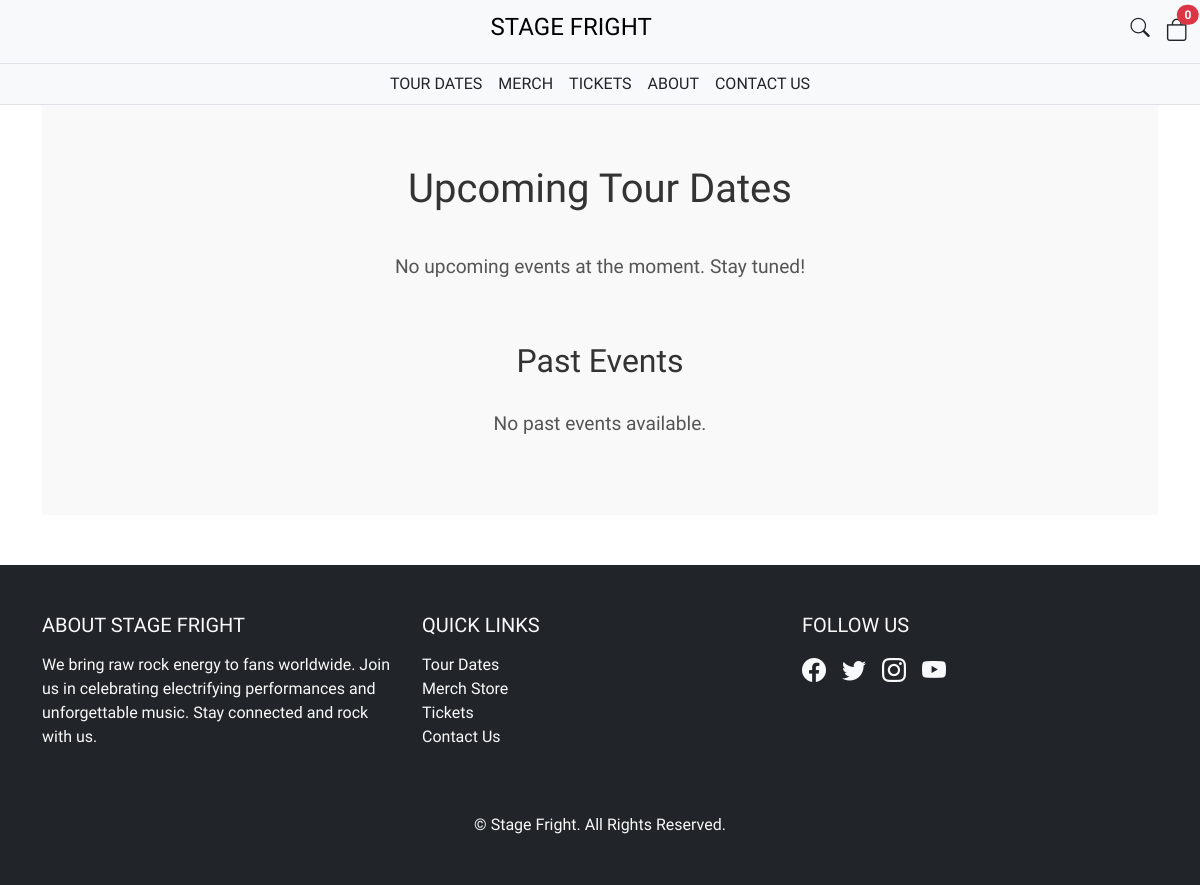
Page /tour-dates/ on the earlier database version.
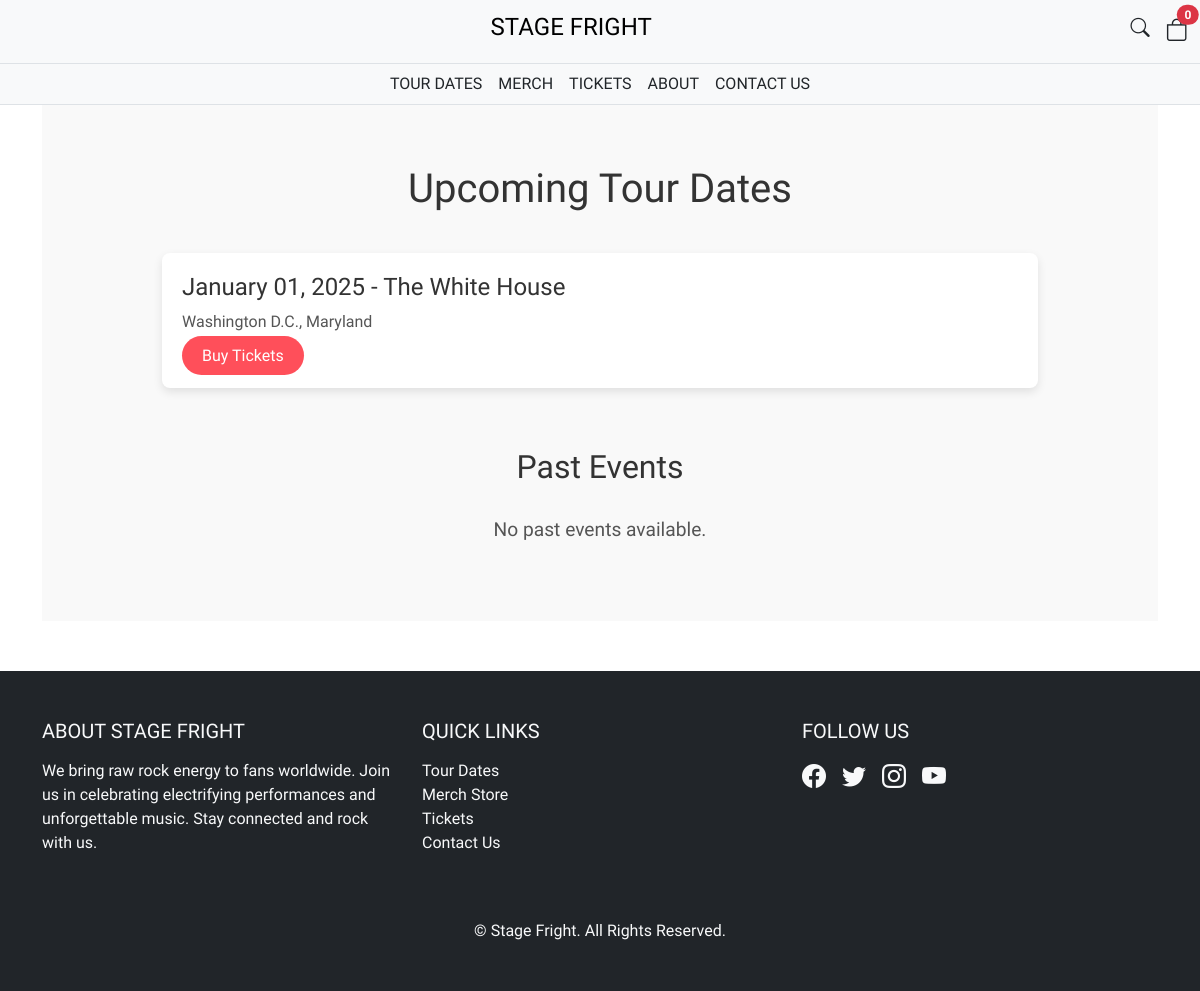
Same page on the later database version.
### store/models.py (models this page shows, shortened)
class UpcomingTourDates(models.Model):
  date = models.DateTimeField(auto_now_add=False)
  venue = models.CharField(max_length=200, null=True)
  city = models.CharField(max_length=200, null=True)
  state = models.CharField(max_length=200, null=True)

### store/views.py (the view)
# urls.py: path('tour-dates/', views.tourdates, name="tour-dates"),
def tourdates(request):
  data = cartData(request)
  cartItems = data['cartItems']
  upcoming_events = UpcomingTourDates.objects.all().order_by('date')
  past_events = PastEvents.objects.all().order_by("-date")
  products = Product.objects.all()
  context = {'products': products, 'cartItems': cartItems, 'upcoming_events': upcoming_events, 'past_events': past_events}
  return render(request, 'store/tourdates.html', context)

### store/utils.py (called while the page is built, shortened)
def cookieCart(request):
  try:
    cart = json.loads(request.COOKIES['cart'])
  except:
    cart = {}
  items = []
  order = {'get_cart_total': 0, 'get_cart_items': 0, 'shipping': False}
  cartItems = order['get_cart_items']
  return {'cartItems': cartItems, 'order': order, 'items': items}

def cartData(request):
  if request.user.is_authenticated:
    customer = request.user.customer
    order, created = Order.objects.get_or_create(customer=customer, complete=False)
    items = order.orderitem_set.all()
    cartItems = order.get_cart_items
  else:
    cookieData = cookieCart(request)
    cartItems = cookieData['cartItems']
    order = cookieData['order']
    items = cookieData['items']
  return {'cartItems': cartItems, 'order': order, 'items': items}

### store/templates/store/tourdates.html
{% extends 'store/main.html' %}
{% load static %}
{% block content %}
<div class="tour-dates-page" style="padding: 60px 20px; background-color: #f9f9f9;">
  <div class="container" style="max-width: 900px; margin: auto;">
    <h1 style="font-size: 2.5rem; text-align: center; margin-bottom: 40px; color: #333;">Upcoming Tour Dates</h1>
    <div class="upcoming-events" style="margin-bottom: 60px;">
      {% if upcoming_events %}
      <ul style="list-style: none; padding: 0;">
        {% for event in upcoming_events %}
        <li style="margin-bottom: 20px; padding: 20px; background-color: #fff; border-radius: 8px; box-shadow: 0 4px 10px rgba(0, 0, 0, 0.1);">
          <h3 style="font-size: 1.5rem; color: #333;">{{ event.date|date:"F d, Y" }} - {{ event.venue }}</h3>
          <p style="color: #555; margin: 5px 0;">{{ event.city }}, {{ event.state }}</p>
          <div style="margin-top: 10px;">
            <a href="/tickets" style="background-color: #ff4f5a; color: white; padding: 10px 20px; border-radius: 50px; text-decoration: none; font-size: 1rem;">Buy Tickets</a>
          </div>
        </li>
        {% endfor %}
      </ul>
      {% else %}
      <p style="font-size: 1.2rem; text-align: center; color: #555;">No upcoming events at the moment. Stay tuned!</p>
      {% endif %}
    </div>
    <div class="past-events">
      <h2 style="font-size: 2rem; text-align: center; margin-bottom: 30px; color: #333;">Past Events</h2>
      {% if past_events %}
      <ul style="list-style: none; padding: 0;">
        {% for event in past_events %}
        <li style="margin-bottom: 20px; padding: 20px; background-color: #f4f4f4; border-radius: 8px; box-shadow: 0 4px 8px rgba(0, 0, 0, 0.1);">
          <h3 style="font-size: 1.5rem; color: #555;">{{ event.date|date:"F d, Y" }} - {{ event.venue }}</h3>
          <p style="color: #777; margin: 5px 0;">{{ event.city }}, {{ event.state }}</p>
        </li>
        {% endfor %}
      </ul>
      {% else %}
      <p style="font-size: 1.2rem; text-align: center; color: #555;">No past events available.</p>
      {% endif %}
    </div>
  </div>
</div>
{% endblock content %}

### store/templates/store/main.html (shortened to what this page needs)
<!DOCTYPE html>
{% load static %}
<html lang="en">
<head>
  <link rel="stylesheet" type="text/css" href="{% static 'css/main.css' %}">
  <link rel="stylesheet"
    href="https://cdnjs.cloudflare.com/ajax/libs/bootstrap-icons/1.9.1/font/bootstrap-icons.min.css">
  <link href="https://cdn.jsdelivr.net/npm/bootstrap@5.3.3/dist/css/bootstrap.min.css" rel="stylesheet"
>
</head>
<body>
  <nav class="navbar navbar-expand-lg navbar-light bg-light">
    <div class="container-fluid">
      <a class="navbar-brand mx-auto" href="/">
        <h1 class="text-center" style="font-size: 1.5rem;">STAGE FRIGHT</h1>
      </a>
      <div class="d-flex">
        <a href="#" class="text-dark me-3">
          <i class="bi bi-search" style="font-size: 1.2rem;"></i>
        </a>
        <a href="/cart" class="text-dark position-relative">
          <i class="bi bi-bag" style="font-size: 1.4rem;"></i>
          <span class="position-absolute top-0 start-100 translate-middle badge rounded-pill bg-danger">
            {{ cartItems }}
          </span>
        </a>
      </div>
    </div>
  </nav>
  <div class="container-fluid bg-light py-2 border-top border-bottom">
    <div class="d-flex justify-content-center">
      <a href="/tour-dates" class="mx-2 text-dark text-decoration-none">TOUR DATES</a>
      <a href="/store" class="mx-2 text-dark text-decoration-none">MERCH</a>
      <a href="/tickets" class="mx-2 text-dark text-decoration-none">TICKETS</a>
      <a href="/about" class="mx-2 text-dark text-decoration-none">ABOUT</a>
      <a href="/contact" class="mx-2 text-dark text-decoration-none">CONTACT US</a>
    </div>
  </div>
  <div class="container {% block container-class %}{% endblock container-class %}" style="{% block container-style %}{% endblock container-style %}">
    {% block content %}
    {% endblock content %}
  </div>
  <footer class="bg-dark text-light py-5">
    <div class="container">
      <div class="row text-center text-md-start">
        <div class="col-md-4 mb-4">
          <h5 class="text-uppercase mb-3">About Stage Fright</h5>
          <p>We bring raw rock energy to fans worldwide. Join us in celebrating electrifying performances and
            unforgettable music. Stay connected and rock with us.</p>
        </div>
        <div class="col-md-4 mb-4">
          <h5 class="text-uppercase mb-3">Quick Links</h5>
          <ul class="list-unstyled">
            <li><a href="/tour-dates" class="text-light text-decoration-none">Tour Dates</a></li>
            <li><a href="/store" class="text-light text-decoration-none">Merch Store</a></li>
            <li><a href="/tickets" class="text-light text-decoration-none">Tickets</a></li>
            <li><a href="/contact" class="text-light text-decoration-none">Contact Us</a></li>
          </ul>
        </div>
        <div class="col-md-4 mb-4">
          <h5 class="text-uppercase mb-3">Follow Us</h5>
          <div class="d-flex justify-content-center justify-content-md-start gap-3">
            <a href="https://facebook.com" class="text-light" aria-label="Facebook"><i class="bi bi-facebook"
                style="font-size: 1.5rem;"></i></a>
            <a href="https://twitter.com" class="text-light" aria-label="Twitter"><i class="bi bi-twitter"
                style="font-size: 1.5rem;"></i></a>
            <a href="https://instagram.com" class="text-light" aria-label="Instagram"><i class="bi bi-instagram"
                style="font-size: 1.5rem;"></i></a>
            <a href="https://youtube.com" class="text-light" aria-label="YouTube"><i class="bi bi-youtube"
                style="font-size: 1.5rem;"></i></a>
          </div>
        </div>
      </div>
      <div class="row mt-4">
        <div class="col text-center">
          <p class="mb-0">&copy; {{ year }} Stage Fright. All Rights Reserved.</p>
        </div>
      </div>
    </div>
  </footer>
</body>
</html>

### static/css/main.css (style rules this page uses)
body { background-color: hsl(0, 0%, 98%); overflow-x: hidden; font-family: "Lexend Deca", sans-serif; color: hsl(0, 0%, 30%); }
h1, h2, h3, h4, h5, h6, p, span, a, li, button, input, textarea { font-family: "Lexend Deca", sans-serif; }
h1, h2, h3, h4, h5, h6 { color: hsl(0, 0%, 30%); margin: 0 0 20px; }
html, body { height: 100%; margin: 0; display: flex; flex-direction: column; }
footer { position: relative; margin-top: 50px; }
.bg-dark { position: relative; }
h3, h5 { color: #495057; }
h3 { margin-top: 20px; }
h5 { margin: 10px 0; }

Differences in the rows shown:
added UpcomingTourDates: date "January 01, 2025", venue "The White House", city "Washington D.C.", state "Maryland"
Other differences:
text no longer shown: "No upcoming events at the moment. Stay tuned!"
